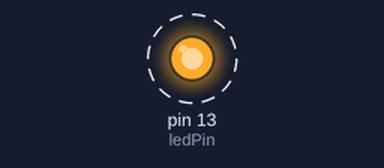
Recording of a sketch running on a simulated Arduino Uno, built with avr-gcc and run on an emulated ATmega328P. Shown: output pins drawn as LEDs (lit = HIGH). Dashed ring = blinking.

Above: at 0.2 s.
Timing chart, 0 to 3.0 s (numbered marks = the images above):
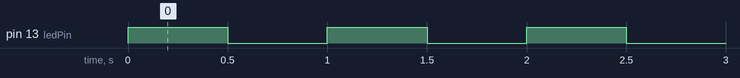

Measured:
- by itself, pin 13 (ledPin): alternates HIGH for 0.50 s and LOW for 0.50 s

The sketch:

ledBlinkTest.ino
```cpp
/*
 * This sketch just blinks the LED on the Teensy to make sure it works.
 *
 */

// The LED pin for the Teensy 4.1 is 13
int ledPin =  13;

// The setup() method runs once, when the sketch starts
void setup() {
  // Initialize pin 13 as an Output pin
  pinMode(ledPin, OUTPUT);
}

// the loop() method continously runs.
void loop() {
  digitalWrite(ledPin, HIGH);
  Serial.println("LED On!");
  delay(500);
  digitalWrite(ledPin, LOW);
  Serial.println("LED Off!");
  delay(500);
}
```
